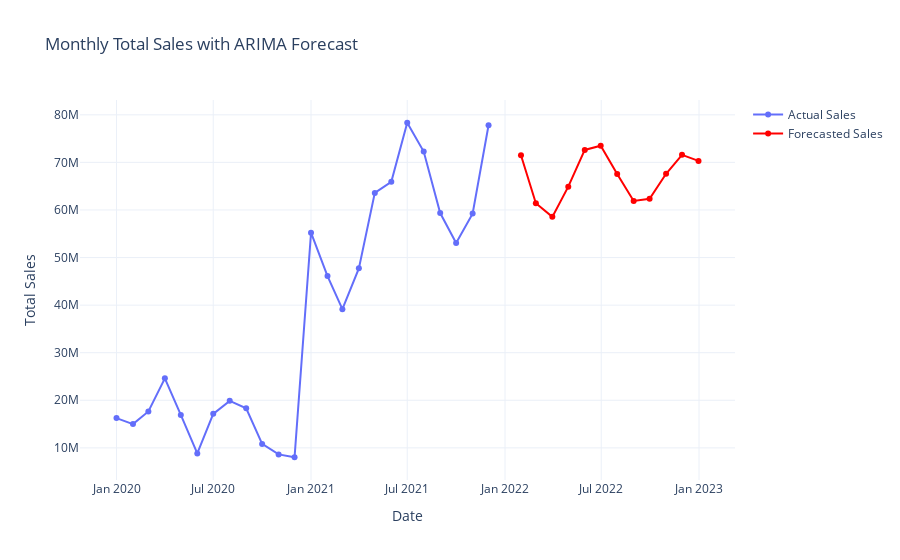

Notebook code for this chart:
### Code cell
## 9. Predictive Sales Analysis: Develop a forecast for monthly sales

# Setting the 'Invoice Date' as an index
total_monthly_sales.set_index('Invoice Date', inplace=True)

# Setting the frequency'MS' (Month Start)
total_monthly_sales = total_monthly_sales.asfreq('MS')

# Building and training an ARIMA model with parameters (2,1,2)
model = ARIMA(total_monthly_sales['Total Sales'], order=(2, 1, 2))
model_fit = model.fit()

# Forecasting for the next year (12 months)
forecast = model_fit.get_forecast(steps=12)
forecast_index = pd.date_range(start=total_monthly_sales.index[-1] + pd.DateOffset(months=1), periods=12, freq='M')
forecast_sales = forecast.predicted_mean

# Creating a DataFrame for future_sales forecasts
future_sales = pd.DataFrame({'Invoice Date': forecast_index, 'Total Sales': forecast_sales
})

# Setting the 'Invoice Date' how is the index in future_sales
future_sales.set_index('Invoice Date', inplace=True)

# Visualization with plotly
fig = go.Figure()

# Actual data
fig.add_trace(go.Scatter(x=total_monthly_sales.index, y=total_monthly_sales['Total Sales'], mode='lines+markers', name='Actual Sales'))

# Projected data
fig.add_trace(go.Scatter(x=future_sales.index, y=future_sales['Total Sales'],mode='lines+markers', name='Forecasted Sales', line=dict(color='red')))

fig.update_layout(title='Monthly Total Sales with ARIMA Forecast',
xaxis_title='Date',
yaxis_title='Total Sales',
template='plotly_white')

fig.show()

### Figure 1 — Plotly figure (JSON) as saved in the notebook; plotly's stock layout.template omitted (floating-point values rounded to 4 significant figures)
{"data": [{"mode": "lines+markers", "name": "Actual Sales", "type": "scatter", "x": ["2020-01-01T00:00:00", "2020-02-01T00:00:00", "2020-03-01T00:00:00", "2020-04-01T00:00:00", "2020-05-01T00:00:00", "2020-06-01T00:00:00", "2020-07-01T00:00:00", "2020-08-01T00:00:00", "2020-09-01T00:00:00", "2020-10-01T00:00:00", "2020-11-01T00:00:00", "2020-12-01T00:00:00", "2021-01-01T00:00:00", "2021-02-01T00:00:00", "2021-03-01T00:00:00", "2021-04-01T00:00:00", "2021-05-01T00:00:00", "2021-06-01T00:00:00", "2021-07-01T00:00:00", "2021-08-01T00:00:00", "2021-09-01T00:00:00", "2021-10-01T00:00:00", "2021-11-01T00:00:00", "2021-12-01T00:00:00"], "y": [16253746, 14997988, 17660577, 24607006, 16918014, 8829819, 17146013, 19877980, 18304436, 10840000.0, 8622300, 8026527, 55225396, 46102165, 39148532, 47732964, 63589681, 65917553, 78334681, 72288221, 59360000.0, 53070000.0, 59240000.0, 77815430]}, {"line": {"color": "red"}, "mode": "lines+markers", "name": "Forecasted Sales", "type": "scatter", "x": ["2022-01-31T00:00:00", "2022-02-28T00:00:00", "2022-03-31T00:00:00", "2022-04-30T00:00:00", "2022-05-31T00:00:00", "2022-06-30T00:00:00", "2022-07-31T00:00:00", "2022-08-31T00:00:00", "2022-09-30T00:00:00", "2022-10-31T00:00:00", "2022-11-30T00:00:00", "2022-12-31T00:00:00"], "y": [71490000.0, 61420000.0, 58560000.0, 64900000.0, 72620000.0, 73510000.0, 67580000.0, 61900000.0, 62340000.0, 67610000.0, 71580000.0, 70320000.0]}], "layout": {"autosize": true, "title": {"text": "Monthly Total Sales with ARIMA Forecast"}, "xaxis": {"autorange": true, "range": ["2019-10-21 12:45:18.8811", "2023-03-12 11:14:41.1189"], "title": {"text": "Date"}, "type": "date"}, "yaxis": {"autorange": true, "range": [2224000.0, 84140000.0], "title": {"text": "Total Sales"}, "type": "linear"}}}
